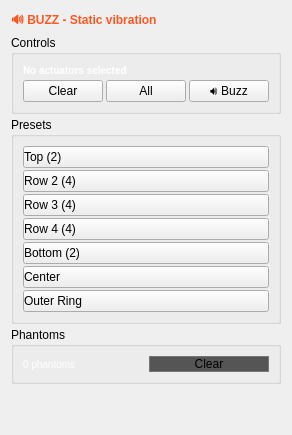
          <widget class="QWidget" name="buzz_tab">
           <attribute name="title">
            <string>🔊 Buzz</string>
           </attribute>
           <layout class="QVBoxLayout" name="buzz_layout">
            <property name="spacing">
             <number>3</number>
            </property>
            <item>
             <widget class="QLabel" name="buzz_desc">
              <property name="text">
               <string>🔊 BUZZ - Static vibration</string>
              </property>
              <property name="styleSheet">
               <string>font-weight: bold; font-size: 12px; color: #FF5722;</string>
              </property>
             </widget>
            </item>
            <item>
             <widget class="QGroupBox" name="buzz_controls_group">
              <property name="title">
               <string>Controls</string>
              </property>
              <layout class="QVBoxLayout" name="buzz_controls_layout">
               <property name="spacing">
                <number>3</number>
               </property>
               <item>
                <widget class="QLabel" name="buzz_selection_info">
                 <property name="text">
                  <string>No actuators selected</string>
                 </property>
                 <property name="styleSheet">
                  <string>font-weight: bold; font-size: 10px; color: #FFFFFF;</string>
                 </property>
                </widget>
               </item>
               <item>
                <layout class="QHBoxLayout" name="buzz_buttons">
                 <item>
                  <widget class="QPushButton" name="buzz_clear_selection_btn">
                   <property name="maximumSize">
                    <size>
                     <width>16777215</width>
                     <height>25</height>
                    </size>
                   </property>
                   <property name="text">
                    <string>Clear</string>
                   </property>
                  </widget>
                 </item>
                 <item>
                  <widget class="QPushButton" name="buzz_select_all_btn">
                   <property name="maximumSize">
                    <size>
                     <width>16777215</width>
                     <height>25</height>
                    </size>
                   </property>
                   <property name="text">
                    <string>All</string>
                   </property>
                  </widget>
                 </item>
                 <item>
                  <widget class="QPushButton" name="create_buzz_btn">
                   <property name="maximumSize">
                    <size>
                     <width>16777215</width>
                     <height>25</height>
                    </size>
                   </property>
                   <property name="text">
                    <string>🔊 Buzz</string>
                   </property>
                  </widget>
                 </item>
                </layout>
               </item>
              </layout>
             </widget>
            </item>
            <item>
             <widget class="QGroupBox" name="buzz_presets_group">
              <property name="title">
               <string>Presets</string>
              </property>
              <layout class="QVBoxLayout" name="buzz_presets_layout">
               <property name="spacing">
                <number>2</number>
               </property>
               <item>
                <widget class="QPushButton" name="buzz_preset_top">
                 <property name="maximumSize">
                  <size>
                   <width>16777215</width>
                   <height>22</height>
                  </size>
                 </property>
                 <property name="text">
                  <string>Top (2)</string>
                 </property>
                 <property name="styleSheet">
                  <string>text-align: left;</string>
                 </property>
                </widget>
               </item>
               <item>
                <widget class="QPushButton" name="buzz_preset_row2">
                 <property name="maximumSize">
                  <size>
                   <width>16777215</width>
                   <height>22</height>
                  </size>
                 </property>
                 <property name="text">
                  <string>Row 2 (4)</string>
                 </property>
                 <property name="styleSheet">
                  <string>text-align: left;</string>
                 </property>
                </widget>
               </item>
               <item>
                <widget class="QPushButton" name="buzz_preset_row3">
                 <property name="maximumSize">
                  <size>
                   <width>16777215</width>
                   <height>22</height>
                  </size>
                 </property>
                 <property name="text">
                  <string>Row 3 (4)</string>
                 </property>
                 <property name="styleSheet">
                  <string>text-align: left;</string>
                 </property>
                </widget>
               </item>
               <item>
                <widget class="QPushButton" name="buzz_preset_row4">
                 <property name="maximumSize">
                  <size>
                   <width>16777215</width>
                   <height>22</height>
                  </size>
                 </property>
                 <property name="text">
                  <string>Row 4 (4)</string>
                 </property>
                 <property name="styleSheet">
                  <string>text-align: left;</string>
                 </property>
                </widget>
               </item>
               <item>
                <widget class="QPushButton" name="buzz_preset_bottom">
                 <property name="maximumSize">
                  <size>
                   <width>16777215</width>
                   <height>22</height>
                  </size>
                 </property>
                 <property name="text">
                  <string>Bottom (2)</string>
                 </property>
                 <property name="styleSheet">
                  <string>text-align: left;</string>
                 </property>
                </widget>
               </item>
               <item>
                <widget class="QPushButton" name="buzz_preset_center">
                 <property name="maximumSize">
                  <size>
                   <width>16777215</width>
                   <height>22</height>
                  </size>
                 </property>
                 <property name="text">
                  <string>Center</string>
                 </property>
                 <property name="styleSheet">
                  <string>text-align: left;</string>
                 </property>
                </widget>
               </item>
               <item>
                <widget class="QPushButton" name="buzz_preset_outer">
                 <property name="maximumSize">
                  <size>
                   <width>16777215</width>
                   <height>22</height>
                  </size>
                 </property>
                 <property name="text">
                  <string>Outer Ring</string>
                 </property>
                 <property name="styleSheet">
                  <string>text-align: left;</string>
                 </property>
                </widget>
               </item>
              </layout>
             </widget>
            </item>
            <item>
             <widget class="QGroupBox" name="buzz_phantoms_group">
              <property name="title">
               <string>Phantoms</string>
              </property>
              <layout class="QHBoxLayout" name="buzz_phantoms_layout">
               <item>
                <widget class="QLabel" name="buzz_phantom_info">
                 <property name="text">
                  <string>0 phantoms</string>
                 </property>
                 <property name="styleSheet">
                  <string>font-size: 10px; color: #FFFFFF;</string>
                 </property>
                </widget>
               </item>
               <item>
                <widget class="QPushButton" name="buzz_clear_phantoms_btn">
                 <property name="maximumSize">
                  <size>
                   <width>16777215</width>
                   <height>25</height>
                  </size>
                 </property>
                 <property name="text">
                  <string>Clear</string>
                 </property>
                 <property name="styleSheet">
                  <string>background-color: #555; border: 1px solid #777;</string>
                 </property>
                </widget>
               </item>
              </layout>
             </widget>
            </item>
            <item>
             <spacer name="buzz_spacer">
              <property name="orientation">
               <enum>Qt::Vertical</enum>
              </property>
              <property name="sizeHint" stdset="0">
               <size>
                <width>20</width>
                <height>40</height>
               </size>
              </property>
             </spacer>
            </item>
           </layout>
          </widget>
